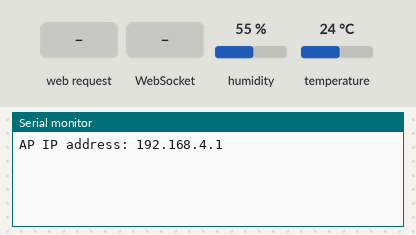
A sketch run on a simulated ESP32. On the bench: the last lines printed to the serial monitor. Inputs (shaded band) come from the test bench; at power-on: humidity 55 %, temperature 24 °C. Storage starts empty.

Above: at 1.2 s.
1.3 s: HTTP request GET / received
At 2.0 s:
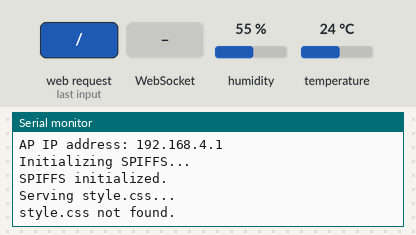
2.8 s: WebSocket text "1" received
At 4.0 s:
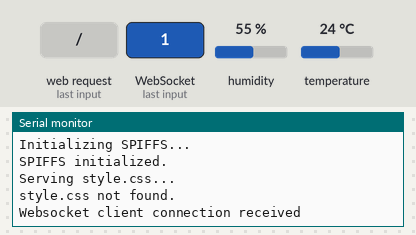

Measured:
- after the input at 1.3 s, the serial monitor: prints a new line at once (image 1)
- after the input at 2.8 s, the serial monitor: prints a new line at once (image 2)

The sketch:

Web-Socket-Temperature.ino
```cpp
#include <WiFi.h>
#include <AsyncTCP.h>
#include <ESPAsyncWebServer.h>
#include <DHT.h>
#include <SPIFFS.h>

const char* ssid = "tempspot";
const char* password = "11111111";

AsyncWebServer server(80);
AsyncWebSocket ws("/ws");
DHT dht(26, DHT11);

void notifyClients(float temperature, float humidity) {
  char msg[512];
  snprintf(msg, sizeof(msg), "{\"temperature\":%.2f,\"humidity\":%.2f}", temperature, humidity);
  ws.textAll(msg);
}

void onWsEvent(AsyncWebSocket *server, AsyncWebSocketClient *client, AwsEventType type, void *arg, uint8_t *data, size_t len) {
  if (type == WS_EVT_CONNECT) {
    Serial.println("Websocket client connection received");
    client->text("Connected");
  } else if (type == WS_EVT_DISCONNECT) {
    Serial.println("Client disconnected");
  }
}

String processor(const String& var){
  return String();
}

void setup() {
  Serial.begin(115200);
  dht.begin();

  WiFi.softAP(ssid, password);
  Serial.print("AP IP address: ");
  Serial.println(WiFi.softAPIP());

  ws.onEvent(onWsEvent);
  server.addHandler(&ws);

  server.on("/style.css", HTTP_GET, [](AsyncWebServerRequest *request) {
    if (SPIFFS.exists("/style.css")) {
      AsyncWebServerResponse *response = request->beginResponse(SPIFFS, "/style.css", "text/css");
      request->send(response);
    } else {
      request->send(404, "text/plain", "File not found");
    }
  });

  server.on("/", HTTP_GET, [](AsyncWebServerRequest *request) {
    Serial.println("Initializing SPIFFS...");
if (!SPIFFS.begin()) {
  Serial.println("Failed to mount file system");
  return;
}
Serial.println("SPIFFS initialized.");


Serial.println("Serving style.css...");
if (SPIFFS.exists("/style.css")) {
  Serial.println("style.css found.");

} else {
  Serial.println("style.css not found.");
  request->send(404, "text/plain", "File not found");
}
    if (SPIFFS.exists("/index.html")) {
      AsyncWebServerResponse *response = request->beginResponse(SPIFFS, "/index.html", "text/html");
      request->send(response);
    } else {
      request->send(404, "text/plain", "File not found");
    }
  });


  SPIFFS.begin();
  server.begin();
}

void loop() {
  static unsigned long lastTime = 0;
  unsigned long currentTime = millis();
  if (currentTime - lastTime > 2000) {
    lastTime = currentTime;
    float temperature = dht.readTemperature();
    float humidity = dht.readHumidity();
    if (!isnan(temperature) && !isnan(humidity)) {
      notifyClients(temperature, humidity);
    }
  }
}
```
